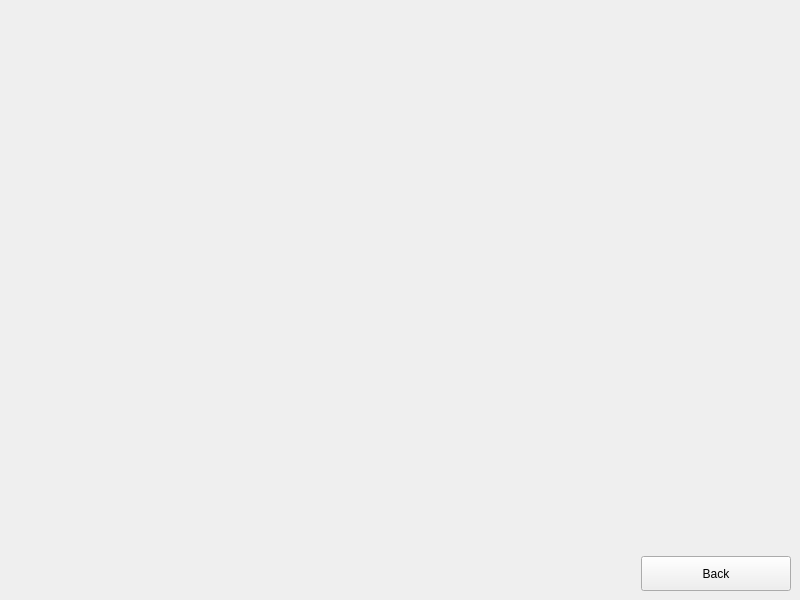
<?xml version="1.0" encoding="UTF-8"?>
<ui version="4.0">
 <class>MainWindow</class>
 <widget class="QMainWindow" name="MainWindow">
  <property name="geometry">
   <rect>
    <x>0</x>
    <y>0</y>
    <width>800</width>
    <height>600</height>
   </rect>
  </property>
  <property name="maximumSize">
   <size>
    <width>1000</width>
    <height>700</height>
   </size>
  </property>
  <property name="windowTitle">
   <string>MainWindow</string>
  </property>
  <widget class="QWidget" name="centralwidget">
   <layout class="QGridLayout" name="gridLayout">
    <item row="0" column="0">
     <widget class="QWidget" name="widget_2" native="true"/>
    </item>
    <item row="0" column="1" colspan="2">
     <widget class="QWidget" name="widget" native="true"/>
    </item>
    <item row="1" column="0" colspan="2">
     <spacer name="horizontalSpacer">
      <property name="orientation">
       <enum>Qt::Horizontal</enum>
      </property>
      <property name="sizeHint" stdset="0">
       <size>
        <width>623</width>
        <height>20</height>
       </size>
      </property>
     </spacer>
    </item>
    <item row="1" column="2">
     <widget class="QPushButton" name="BackButton">
      <property name="minimumSize">
       <size>
        <width>0</width>
        <height>35</height>
       </size>
      </property>
      <property name="maximumSize">
       <size>
        <width>150</width>
        <height>16777215</height>
       </size>
      </property>
      <property name="text">
       <string>Back</string>
      </property>
     </widget>
    </item>
   </layout>
  </widget>
 </widget>
 <resources/>
 <connections/>
</ui>
